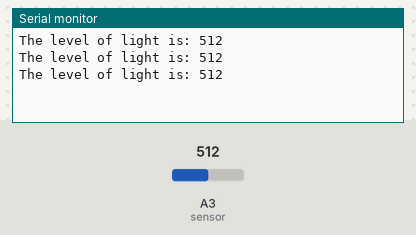
Simulated run of this sketch. Board: Arduino Uno, built with avr-gcc and run on an emulated ATmega328P. On the bench: the last lines printed to the serial monitor. The inputs (shaded band) are chosen by the test bench; at power-on: A3 (sensor) = 512.

Above: at 1.3 s.
1.4 s: A3 (sensor) set to 716
At 1.9 s:
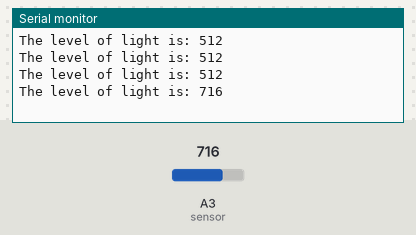
2.9 s: A3 (sensor) set to 900
At 3.4 s:
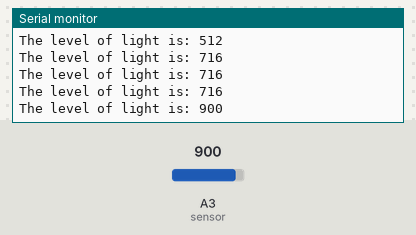
Timing chart, 0 to 5.9 s (numbered marks = the images above; inputs shaded):
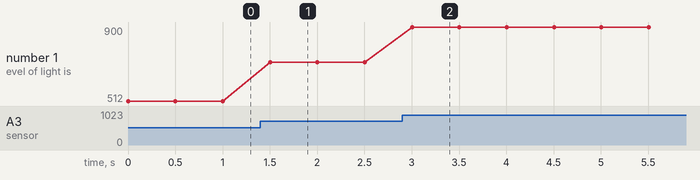

The sketch:

phototransistor.ino
```cpp
int sensor = 3;

void setup() {
  pinMode(sensor, INPUT);
  Serial.begin(115200);
}

void loop() {
  int light = analogRead(sensor);
  Serial.print("The level of light is: ");
  Serial.println(light);
  delay(500);
}
```

Measured:
- after the input at 1.4 s, the serial monitor: prints a new line after 0.10 s (image 1)
- after the input at 2.9 s, the serial monitor: prints a new line after 0.10 s (image 2)
- plotted number 1: 512 → 716 after the input at 1.4 s, 716 → 900 after the input at 2.9 s
